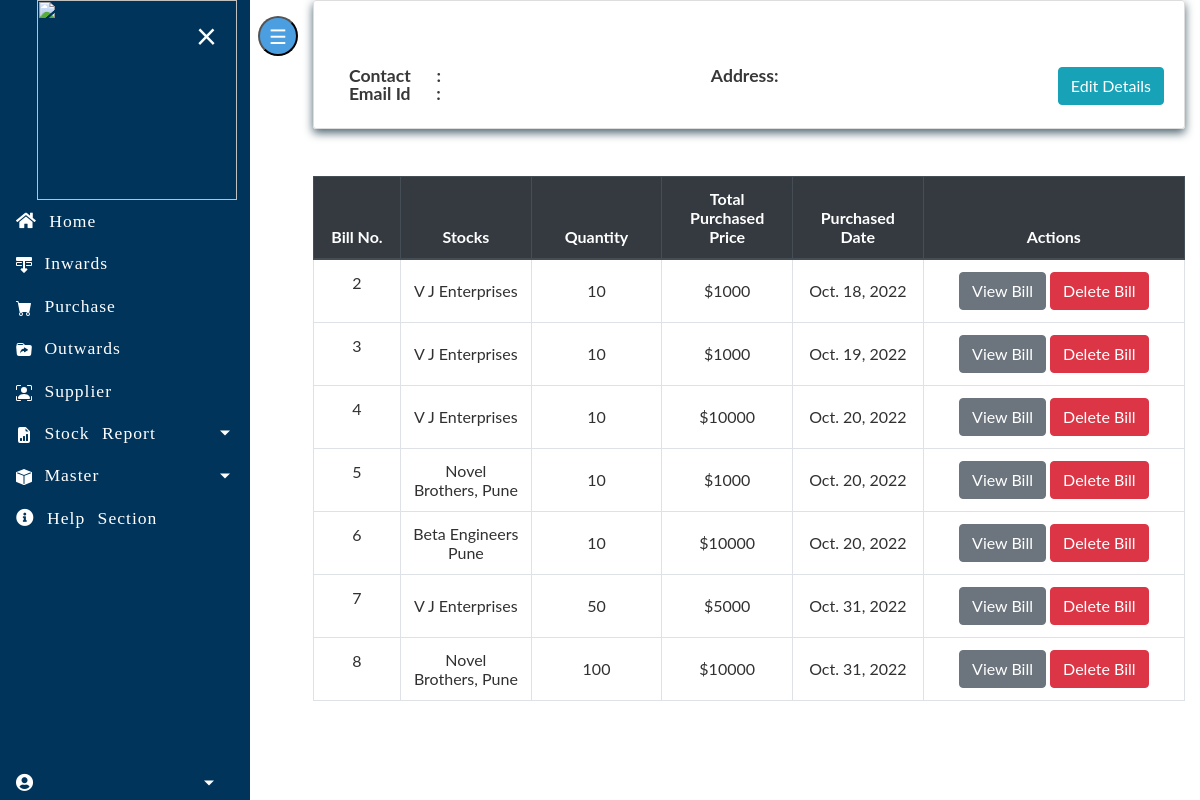
The page /inventory/suppliers/46 on the database its author committed.
### imdapp/models.py (models this page shows, shortened)
class PurchaseBill(models.Model):
    billno = models.AutoField(primary_key=True)
    time = models.DateTimeField(auto_now=True)
    supplier = models.ForeignKey(Supplier, on_delete=models.CASCADE, related_name='purchasesupplier')
    def get_items_list(self):
        return PurchaseItem.objects.filter(billno=self)
    def get_total_price(self):
        purchaseitems = PurchaseItem.objects.filter(billno=self)
        total = 0
        for item in purchaseitems:
            total += item.totalprice
        return total

class PurchaseItem(models.Model):
    billno = models.ForeignKey(PurchaseBill, on_delete=models.CASCADE, related_name='purchasebillno')
    stock = models.ForeignKey(Stock, on_delete=models.CASCADE, related_name='purchaseitem')
    quantity = models.IntegerField(default=1)
    perprice = models.IntegerField(default=1)
    totalprice = models.IntegerField(default=1)
    is_deleted=models.BooleanField(default=False)

class Stock(models.Model):
    STATUS_CHOICE = [
        ('CONSUMABLE', 'CONSUMABLE'),
        ('NON-COMSUMABLE', 'NON-COMSUMABLE'),
    ]
    STATUS_UNIT = [
        ('Mtr', 'Mtr'),
        ('Cm', 'Cm'),
        ('mm', 'mm'),
        ('Kg', 'Kg'),
        ('gm', 'gm'),
        ('Ltr', 'Ltr'),
        ('SqMtr', 'SqMtr'),
        ('SqCm', 'SqCm'),
        ('CuM', 'CuM'),
        ('Ream', 'Ream'),
        ('Doz', 'Doz'),
        ('Pkts', 'Pkts'),
        ('Pairs', 'Pairs'),
        ('Rolls', 'Rolls'),
        ]
    CONDITION = [
        ('GOOD', 'GOOD'),
        ('TORED', 'TORED'),
        ('DAMAGED', 'DAMAGED'),
    ]
    MODE_OF_DELEVERY = [
        ('BYHAND', 'BYHAND'),
        ('COURIOR', 'COURIOR'),
        ('OTHER', 'OTHER'),
    ]
    category=models.ForeignKey(Category,on_delete=models.CASCADE)
    subcategory=models.ForeignKey(Subcategory,on_delete=models.CASCADE)
    description=models.ForeignKey(Description,on_delete=models.CASCADE)
    name=models.ForeignKey(Supp,on_delete=models.CASCADE)
    type=models.CharField(max_length=50, choices=STATUS_CHOICE)
    unit=models.CharField(max_length=50,choices=STATUS_UNIT)
    id = models.AutoField(primary_key=True)
    quantity = models.IntegerField(default=1)
    Mode_of_delivery = models.CharField(max_length=50, choices=MODE_OF_DELEVERY)  # received by
    label_code = models.CharField(max_length=20, default="")
    condition = models.CharField(max_length=50, choices=CONDITION)
    is_deleted = models.BooleanField(default=False)

class Supp(models.Model):
    id=models.IntegerField(primary_key=True)
    name=models.CharField(max_length=255)
    def __str__(self):
        return self.name
    class Meta:
        db_table='Supp'

### imdapp/views.py (the view)
# urls.py: path('suppliers/<name>', views.SupplierView.as_view(), name='supplier'),
class SupplierView(View):
    def get(self, request,name):
        supplierobj = get_object_or_404(Supplier, name=name)
        bill_list = PurchaseBill.objects.filter(supplier=supplierobj)
        page = request.GET.get('page', 1)
        paginator = Paginator(bill_list, 10)
        try:
            bills = paginator.page(page)
        except PageNotAnInteger:
            bills = paginator.page(1)
        except EmptyPage:
            bills = paginator.page(paginator.num_pages)
        context = {
            'supplier': supplierobj,
            'bills': bills
        }
        return render(request, 'suppliers/supplier.html', context)

### imdapp/templates/suppliers/supplier.html (shortened to what this page needs)
{% extends "base.html" %}
{% block content %}
    <div class="content-section">
        <div class="media">
            <div class="media-body">
                <h2 style="color:#575757;" class="account-heading">&nbsp;{{ subcategory.name }}</h2>
                <a href="{% url 'edit-supplier' supplier.pk %}" class="btn btn-info" style="float: right;">Edit Details</a>
                <div class="row">
                    <div class="col-md-6">
                        <p class="fal">
                            <b>Contact &nbsp; &nbsp;&nbsp; :</b> {{ subcategory.phone }} <br>
                            <b>Email Id &nbsp;&nbsp;&nbsp;&nbsp; :</b> {{ subcategory.email }} <br>
                        </p>
                    </div>
                    <div class="col-md-6">
                        <p class="fal">
                            <b>Address:</b> <br> {{ subcategory.address|linebreaks }}
                        </p>
                    </div>
                </div>
            </div>
        </div>
    </div>
    <table class="table table-css table-hover table-bordered">
        <br>
        <thead class="thead-dark align-middle">
            <tr>
                <th width="10%">Bill No.</th>
                <th width="15%">Stocks</th>
                <th width="15%">Quantity</th>
                <th width="15%">Total Purchased Price</th>
                <th width="15%">Purchased Date</th>
                <th width="30%">Actions</th>
            </tr>
        </thead>
        <tbody>
            {% for purchase in bills %}
            <tr>
                <td class="align-middle"> <p>{{ purchase.billno }}</p> </td>
                <td class="align-middle">{% for item in purchase.get_items_list %} {{ item.stock.name }} <br> {% endfor %}</td>
                <td class="align-middle">{% for item in purchase.get_items_list %} {{ item.quantity }} <br> {% endfor %}</td>
                <td class="align-middle">${{ purchase.get_total_price }}</td>
                <td class="align-middle">{{ purchase.time.date }}</td>
                <td class="align-middle"> <a href="{% url 'purchase-bill' purchase.billno %}" class="btn btn-secondary">View Bill</a> <a href="{% url 'delete-purchase' purchase.pk %}" class="btn btn-danger">Delete Bill</a> </td>
            </tr>
            {% endfor %}
        </tbody>
    </table>
</div>
{% endblock content %}

### homepage/static/css/main.css (style rules this page uses)
body, html { height: 100%; }
.fal { color: #383838; }
p { color: rgb(49, 49, 49); }
a { color: #55b159; }
.table-css { color: #313131; }
h1, h2, h3, h4, h5, h6 { color: #ffffff; }
.content-section { background: transparent; box-shadow: 0 4px 10px #4e6570; color: rgb(36, 36, 36); padding: 10px 20px; border: 1px solid #dddddd; border-radius: 3px; margin-bottom: 20px; }
.account-heading { font-size: 2.5rem; }
.align-middle { text-align: center; }

### homepage/templates/base.html (style rules this page uses)
body { font-family: "Lato", sans-serif; font-size: 1.1rem; }

### rows shown on the page
PurchaseBill: billno "2", get_total_price "1000", time "Oct. 18, 2022"
PurchaseItem: stock.name "V J Enterprises", quantity "10"
PurchaseBill: billno "3", get_total_price "1000", time "Oct. 19, 2022"
PurchaseItem: stock.name "V J Enterprises", quantity "10"
PurchaseBill: billno "4", get_total_price "10000", time "Oct. 20, 2022"
PurchaseItem: stock.name "V J Enterprises", quantity "10"
PurchaseBill: billno "5", get_total_price "1000", time "Oct. 20, 2022"
PurchaseItem: stock.name "Novel Brothers, Pune", quantity "10"
PurchaseBill: billno "6", get_total_price "10000", time "Oct. 20, 2022"
PurchaseItem: stock.name "Beta Engineers Pune", quantity "10"
PurchaseBill: billno "7", get_total_price "5000", time "Oct. 31, 2022"
PurchaseItem: stock.name "V J Enterprises", quantity "50"
PurchaseBill: billno "8", get_total_price "10000", time "Oct. 31, 2022"
PurchaseItem: stock.name "Novel Brothers, Pune", quantity "100"
